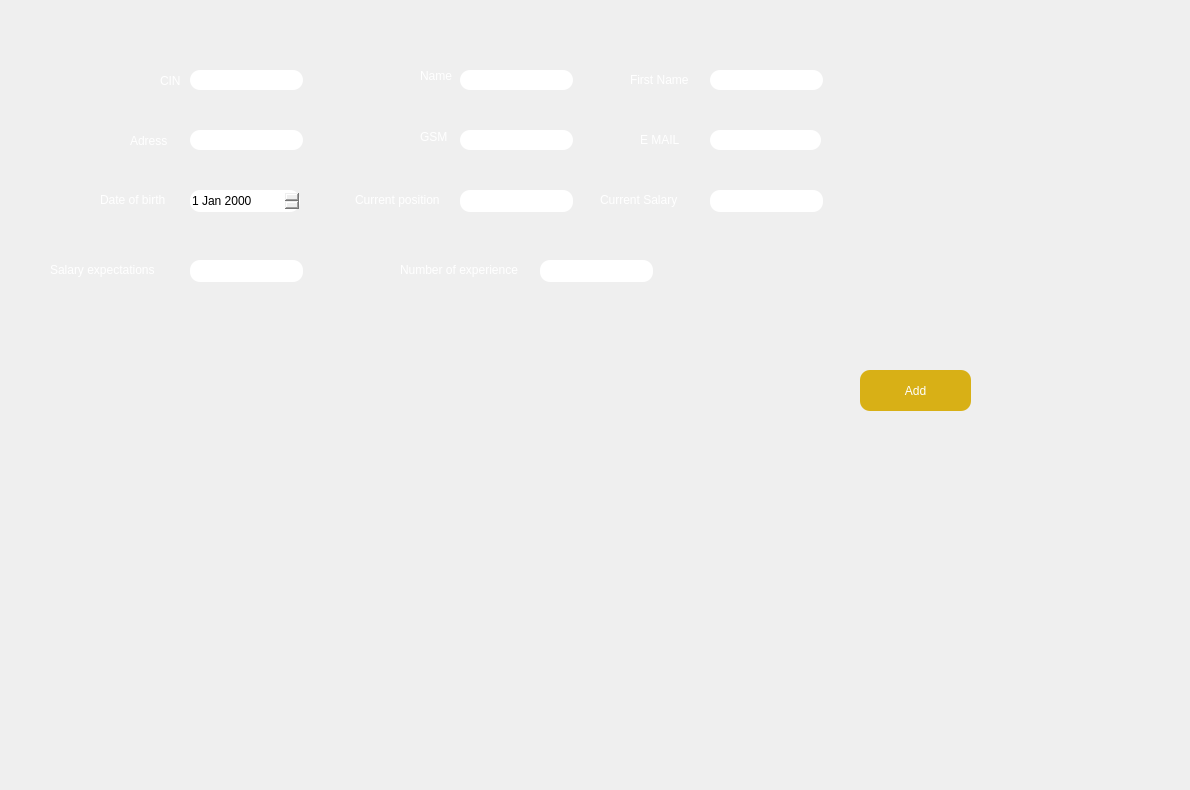
            <widget class="QWidget" name="page_7">
             <widget class="QLineEdit" name="PRETS_2">
              <property name="geometry">
               <rect>
                <x>190</x>
                <y>260</y>
                <width>113</width>
                <height>22</height>
               </rect>
              </property>
              <property name="styleSheet">
               <string notr="true">
 border-radius: 10;</string>
              </property>
             </widget>
             <widget class="QLabel" name="label_20">
              <property name="geometry">
               <rect>
                <x>160</x>
                <y>70</y>
                <width>47</width>
                <height>21</height>
               </rect>
              </property>
              <property name="styleSheet">
               <string notr="true">color: rgb(255, 255, 255);
</string>
              </property>
              <property name="text">
               <string>CIN</string>
              </property>
             </widget>
             <widget class="QLabel" name="label_21">
              <property name="geometry">
               <rect>
                <x>600</x>
                <y>190</y>
                <width>101</width>
                <height>20</height>
               </rect>
              </property>
              <property name="styleSheet">
               <string notr="true">color: rgb(255, 255, 255);
</string>
              </property>
              <property name="text">
               <string>Current Salary</string>
              </property>
             </widget>
             <widget class="QLabel" name="label_22">
              <property name="geometry">
               <rect>
                <x>50</x>
                <y>260</y>
                <width>131</width>
                <height>20</height>
               </rect>
              </property>
              <property name="styleSheet">
               <string notr="true">color: rgb(255, 255, 255);
</string>
              </property>
              <property name="text">
               <string>Salary expectations</string>
              </property>
             </widget>
             <widget class="QLineEdit" name="cin_2">
              <property name="geometry">
               <rect>
                <x>190</x>
                <y>70</y>
                <width>113</width>
                <height>20</height>
               </rect>
              </property>
              <property name="styleSheet">
               <string notr="true">
 border-radius: 10;</string>
              </property>
             </widget>
             <widget class="QLineEdit" name="MAIL_2">
              <property name="geometry">
               <rect>
                <x>710</x>
                <y>130</y>
                <width>111</width>
                <height>20</height>
               </rect>
              </property>
              <property name="styleSheet">
               <string notr="true">
 border-radius: 10;</string>
              </property>
             </widget>
             <widget class="QLabel" name="label_23">
              <property name="geometry">
               <rect>
                <x>630</x>
                <y>70</y>
                <width>61</width>
                <height>20</height>
               </rect>
              </property>
              <property name="styleSheet">
               <string notr="true">color: rgb(255, 255, 255);
</string>
              </property>
              <property name="text">
               <string>First Name</string>
              </property>
             </widget>
             <widget class="QLabel" name="label_24">
              <property name="geometry">
               <rect>
                <x>420</x>
                <y>130</y>
                <width>47</width>
                <height>14</height>
               </rect>
              </property>
              <property name="styleSheet">
               <string notr="true">color: rgb(255, 255, 255);
</string>
              </property>
              <property name="text">
               <string>GSM</string>
              </property>
             </widget>
             <widget class="QLineEdit" name="EXP_2">
              <property name="geometry">
               <rect>
                <x>540</x>
                <y>260</y>
                <width>113</width>
                <height>22</height>
               </rect>
              </property>
              <property name="styleSheet">
               <string notr="true">
 border-radius: 10;</string>
              </property>
             </widget>
             <widget class="QPushButton" name="pushButtonAjouter_2">
              <property name="geometry">
               <rect>
                <x>860</x>
                <y>370</y>
                <width>111</width>
                <height>41</height>
               </rect>
              </property>
              <property name="styleSheet">
               <string notr="true">color: rgb(255, 255, 255);
background-color:  QLinearGradient(x1: 0, y1: 0, x2: 0, y2: 1, stop: 0#D8B016, stop: 1 #D8B016);
 border-radius: 10;</string>
              </property>
              <property name="text">
               <string>Add</string>
              </property>
             </widget>
             <widget class="QLabel" name="label_25">
              <property name="geometry">
               <rect>
                <x>100</x>
                <y>190</y>
                <width>121</width>
                <height>20</height>
               </rect>
              </property>
              <property name="styleSheet">
               <string notr="true">color: rgb(255, 255, 255);
</string>
              </property>
              <property name="text">
               <string>Date of birth</string>
              </property>
             </widget>
             <widget class="QLineEdit" name="NOM_2">
              <property name="geometry">
               <rect>
                <x>460</x>
                <y>70</y>
                <width>113</width>
                <height>20</height>
               </rect>
              </property>
              <property name="styleSheet">
               <string notr="true">
 border-radius: 10;</string>
              </property>
             </widget>
             <widget class="QLineEdit" name="POSTE_2">
              <property name="geometry">
               <rect>
                <x>460</x>
                <y>190</y>
                <width>113</width>
                <height>22</height>
               </rect>
              </property>
              <property name="styleSheet">
               <string notr="true">
 border-radius: 10;</string>
              </property>
             </widget>
             <widget class="QLabel" name="label_26">
              <property name="geometry">
               <rect>
                <x>400</x>
                <y>260</y>
                <width>151</width>
                <height>20</height>
               </rect>
              </property>
              <property name="styleSheet">
               <string notr="true">color: rgb(255, 255, 255);
</string>
              </property>
              <property name="text">
               <string>Number of experience</string>
              </property>
             </widget>
             <widget class="QDateEdit" name="dateEdit_2">
              <property name="geometry">
               <rect>
                <x>190</x>
                <y>190</y>
                <width>110</width>
                <height>22</height>
               </rect>
              </property>
              <property name="styleSheet">
               <string notr="true">
 border-radius: 10;</string>
              </property>
             </widget>
             <widget class="QLabel" name="label_27">
              <property name="geometry">
               <rect>
                <x>420</x>
                <y>60</y>
                <width>61</width>
                <height>31</height>
               </rect>
              </property>
              <property name="styleSheet">
               <string notr="true">color: rgb(255, 255, 255);
</string>
              </property>
              <property name="text">
               <string>Name</string>
              </property>
             </widget>
             <widget class="QLineEdit" name="PRENOM_2">
              <property name="geometry">
               <rect>
                <x>710</x>
                <y>70</y>
                <width>113</width>
                <height>20</height>
               </rect>
              </property>
              <property name="styleSheet">
               <string notr="true">
 border-radius: 10;</string>
              </property>
             </widget>
             <widget class="QLabel" name="label_28">
              <property name="geometry">
               <rect>
                <x>355</x>
                <y>190</y>
                <width>91</width>
                <height>20</height>
               </rect>
              </property>
              <property name="styleSheet">
               <string notr="true">color: rgb(255, 255, 255);
</string>
              </property>
              <property name="text">
               <string>Current position</string>
              </property>
             </widget>
             <widget class="QLabel" name="label_29">
              <property name="geometry">
               <rect>
                <x>130</x>
                <y>120</y>
                <width>81</width>
                <height>41</height>
               </rect>
              </property>
              <property name="styleSheet">
               <string notr="true">color: rgb(255, 255, 255);
</string>
              </property>
              <property name="text">
               <string>Adress</string>
              </property>
             </widget>
             <widget class="QLineEdit" name="GSM_2">
              <property name="geometry">
               <rect>
                <x>460</x>
                <y>130</y>
                <width>113</width>
                <height>20</height>
               </rect>
              </property>
              <property name="styleSheet">
               <string notr="true">
 border-radius: 10;</string>
              </property>
             </widget>
             <widget class="QLabel" name="label_30">
              <property name="geometry">
               <rect>
                <x>640</x>
                <y>130</y>
                <width>71</width>
                <height>20</height>
               </rect>
              </property>
              <property name="styleSheet">
               <string notr="true">color: rgb(255, 255, 255);
</string>
              </property>
              <property name="text">
               <string>E MAIL</string>
              </property>
             </widget>
             <widget class="QLineEdit" name="SALAIRE_2">
              <property name="geometry">
               <rect>
                <x>710</x>
                <y>190</y>
                <width>113</width>
                <height>22</height>
               </rect>
              </property>
              <property name="styleSheet">
               <string notr="true">
 border-radius: 10;</string>
              </property>
             </widget>
             <widget class="QLineEdit" name="ADRESSE_2">
              <property name="geometry">
               <rect>
                <x>190</x>
                <y>130</y>
                <width>113</width>
                <height>20</height>
               </rect>
              </property>
              <property name="styleSheet">
               <string notr="true">
 border-radius: 10;</string>
              </property>
             </widget>
             <widget class="QLabel" name="graph_46">
              <property name="geometry">
               <rect>
                <x>-10</x>
                <y>-10</y>
                <width>1181</width>
                <height>781</height>
               </rect>
              </property>
              <property name="text">
               <string/>
              </property>
              <property name="pixmap">
               <pixmap>../../../Downloads/Untitled-1 copy.png</pixmap>
              </property>
             </widget>
             <zorder>graph_46</zorder>
             <zorder>PRETS_2</zorder>
             <zorder>label_20</zorder>
             <zorder>label_21</zorder>
             <zorder>label_22</zorder>
             <zorder>cin_2</zorder>
             <zorder>MAIL_2</zorder>
             <zorder>label_23</zorder>
             <zorder>label_24</zorder>
             <zorder>EXP_2</zorder>
             <zorder>pushButtonAjouter_2</zorder>
             <zorder>label_25</zorder>
             <zorder>NOM_2</zorder>
             <zorder>POSTE_2</zorder>
             <zorder>label_26</zorder>
             <zorder>dateEdit_2</zorder>
             <zorder>label_27</zorder>
             <zorder>PRENOM_2</zorder>
             <zorder>label_28</zorder>
             <zorder>label_29</zorder>
             <zorder>GSM_2</zorder>
             <zorder>label_30</zorder>
             <zorder>SALAIRE_2</zorder>
             <zorder>ADRESSE_2</zorder>
            </widget>
